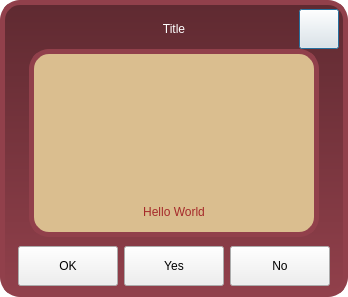
<?xml version="1.0" encoding="UTF-8"?>
<ui version="4.0">
 <class>MessageBox</class>
 <widget class="QDialog" name="MessageBox">
  <property name="geometry">
   <rect>
    <x>0</x>
    <y>0</y>
    <width>348</width>
    <height>297</height>
   </rect>
  </property>
  <property name="sizePolicy">
   <sizepolicy hsizetype="MinimumExpanding" vsizetype="MinimumExpanding">
    <horstretch>0</horstretch>
    <verstretch>0</verstretch>
   </sizepolicy>
  </property>
  <property name="minimumSize">
   <size>
    <width>348</width>
    <height>297</height>
   </size>
  </property>
  <property name="maximumSize">
   <size>
    <width>420</width>
    <height>390</height>
   </size>
  </property>
  <property name="windowTitle">
   <string>Dialog</string>
  </property>
  <property name="styleSheet">
   <string notr="true">#MessageBox { 
	background: transparent;
	border: none;
}

#widget { 
	border: 5px solid #91404b;
	background: qlineargradient(x1:0, y1:0, x2:0, y2:1, stop:0 #5f2a31, stop:1 #91404b);;
	border-radius: 20px;
}

#widget_body { 
	border: 5px solid #91404b;
	background: #dabe8f;
	border-radius: 20px;
	margin: 0px 20px 0px; 
}

#label_message {
	padding: 10px 30px 10px; 
	font: 16pt &quot;Biscuit Glitch&quot;; 
	color: Brown;
}</string>
  </property>
  <layout class="QVBoxLayout" name="verticalLayout">
   <property name="spacing">
    <number>0</number>
   </property>
   <property name="leftMargin">
    <number>0</number>
   </property>
   <property name="topMargin">
    <number>0</number>
   </property>
   <property name="rightMargin">
    <number>0</number>
   </property>
   <property name="bottomMargin">
    <number>0</number>
   </property>
   <item>
    <widget class="QWidget" name="widget" native="true">
     <property name="styleSheet">
      <string notr="true"/>
     </property>
     <layout class="QVBoxLayout" name="verticalLayout_2">
      <property name="spacing">
       <number>0</number>
      </property>
      <property name="leftMargin">
       <number>9</number>
      </property>
      <property name="topMargin">
       <number>9</number>
      </property>
      <property name="rightMargin">
       <number>9</number>
      </property>
      <property name="bottomMargin">
       <number>10</number>
      </property>
      <item>
       <widget class="QWidget" name="widget_header" native="true">
        <property name="minimumSize">
         <size>
          <width>0</width>
          <height>40</height>
         </size>
        </property>
        <property name="maximumSize">
         <size>
          <width>16777215</width>
          <height>40</height>
         </size>
        </property>
        <layout class="QHBoxLayout" name="horizontalLayout_2">
         <property name="leftMargin">
          <number>0</number>
         </property>
         <property name="topMargin">
          <number>0</number>
         </property>
         <property name="rightMargin">
          <number>0</number>
         </property>
         <property name="bottomMargin">
          <number>0</number>
         </property>
         <item>
          <widget class="QWidget" name="widget_5" native="true">
           <property name="minimumSize">
            <size>
             <width>40</width>
             <height>40</height>
            </size>
           </property>
           <property name="maximumSize">
            <size>
             <width>40</width>
             <height>40</height>
            </size>
           </property>
          </widget>
         </item>
         <item>
          <widget class="QLabel" name="label_windowTitle">
           <property name="minimumSize">
            <size>
             <width>0</width>
             <height>35</height>
            </size>
           </property>
           <property name="maximumSize">
            <size>
             <width>16777215</width>
             <height>35</height>
            </size>
           </property>
           <property name="styleSheet">
            <string notr="true">#label_windowTitle {
	font: 13pt &quot;Kissy Hugs&quot;; 
	color: #fff;
}</string>
           </property>
           <property name="text">
            <string>Title</string>
           </property>
           <property name="alignment">
            <set>Qt::AlignCenter</set>
           </property>
          </widget>
         </item>
         <item>
          <widget class="QPushButton" name="btnClose">
           <property name="minimumSize">
            <size>
             <width>40</width>
             <height>40</height>
            </size>
           </property>
           <property name="maximumSize">
            <size>
             <width>40</width>
             <height>40</height>
            </size>
           </property>
           <property name="cursor">
            <cursorShape>PointingHandCursor</cursorShape>
           </property>
           <property name="styleSheet">
            <string notr="true">#btnClose { border-image: url(:/Images/Images/wood_round_ex.png); }
#btnClose:hover { border-image: url(:/Images/Images/wood_round_ex2.png); }</string>
           </property>
           <property name="text">
            <string/>
           </property>
          </widget>
         </item>
        </layout>
       </widget>
      </item>
      <item>
       <widget class="QWidget" name="widget_body" native="true">
        <property name="styleSheet">
         <string notr="true"/>
        </property>
        <layout class="QVBoxLayout" name="verticalLayout_3">
         <property name="spacing">
          <number>0</number>
         </property>
         <property name="leftMargin">
          <number>0</number>
         </property>
         <property name="topMargin">
          <number>0</number>
         </property>
         <property name="rightMargin">
          <number>0</number>
         </property>
         <property name="bottomMargin">
          <number>0</number>
         </property>
         <item>
          <widget class="QWidget" name="widget_3" native="true">
           <layout class="QHBoxLayout" name="horizontalLayout">
            <item>
             <widget class="QLabel" name="label_gif">
              <property name="minimumSize">
               <size>
                <width>120</width>
                <height>120</height>
               </size>
              </property>
              <property name="maximumSize">
               <size>
                <width>120</width>
                <height>120</height>
               </size>
              </property>
              <property name="text">
               <string/>
              </property>
              <property name="scaledContents">
               <bool>true</bool>
              </property>
              <property name="alignment">
               <set>Qt::AlignCenter</set>
              </property>
             </widget>
            </item>
           </layout>
          </widget>
         </item>
         <item>
          <widget class="QLabel" name="label_message">
           <property name="styleSheet">
            <string notr="true"/>
           </property>
           <property name="text">
            <string>Hello World</string>
           </property>
           <property name="alignment">
            <set>Qt::AlignCenter</set>
           </property>
           <property name="wordWrap">
            <bool>true</bool>
           </property>
          </widget>
         </item>
        </layout>
       </widget>
      </item>
      <item>
       <widget class="QWidget" name="widget_buttons" native="true">
        <property name="maximumSize">
         <size>
          <width>16777215</width>
          <height>50</height>
         </size>
        </property>
        <layout class="QHBoxLayout" name="horizontalLayout_3">
         <item>
          <widget class="QPushButton" name="btnOk">
           <property name="minimumSize">
            <size>
             <width>100</width>
             <height>40</height>
            </size>
           </property>
           <property name="maximumSize">
            <size>
             <width>100</width>
             <height>40</height>
            </size>
           </property>
           <property name="cursor">
            <cursorShape>PointingHandCursor</cursorShape>
           </property>
           <property name="styleSheet">
            <string notr="true">QPushButton {
	border-image: url(:/Images/Images/button_wood_skyblue.png);
	font: 13pt &quot;Kissy Hugs&quot;; 
}

QPushButton:hover {
	border-image: url(:/Images/Images/button_wood_skyblue_glow.png);
}</string>
           </property>
           <property name="text">
            <string>OK</string>
           </property>
          </widget>
         </item>
         <item>
          <widget class="QPushButton" name="btnYes">
           <property name="minimumSize">
            <size>
             <width>100</width>
             <height>40</height>
            </size>
           </property>
           <property name="maximumSize">
            <size>
             <width>100</width>
             <height>40</height>
            </size>
           </property>
           <property name="cursor">
            <cursorShape>PointingHandCursor</cursorShape>
           </property>
           <property name="styleSheet">
            <string notr="true">QPushButton {
	border-image: url(:/Images/Images/button_wood_skyblue.png);
	font: 13pt &quot;Kissy Hugs&quot;; 
}

QPushButton:hover {
	border-image: url(:/Images/Images/button_wood_skyblue_glow.png);
}</string>
           </property>
           <property name="text">
            <string>Yes</string>
           </property>
          </widget>
         </item>
         <item>
          <widget class="QPushButton" name="btnNo">
           <property name="minimumSize">
            <size>
             <width>100</width>
             <height>40</height>
            </size>
           </property>
           <property name="maximumSize">
            <size>
             <width>100</width>
             <height>40</height>
            </size>
           </property>
           <property name="cursor">
            <cursorShape>PointingHandCursor</cursorShape>
           </property>
           <property name="styleSheet">
            <string notr="true">QPushButton {
	border-image: url(:/Images/Images/button_wood.png);
	font: 13pt &quot;Kissy Hugs&quot;; 
}

QPushButton:hover {
	border-image: url(:/Images/Images/button_wood_glow.png);
}</string>
           </property>
           <property name="text">
            <string>No</string>
           </property>
          </widget>
         </item>
        </layout>
       </widget>
      </item>
     </layout>
    </widget>
   </item>
  </layout>
 </widget>
 <resources>
  <include location="../resources.qrc"/>
 </resources>
 <connections/>
</ui>
